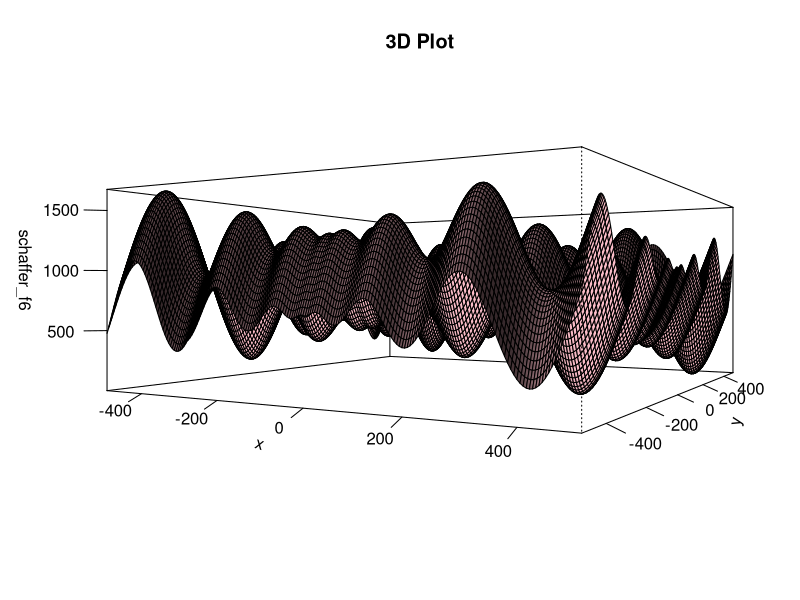

Reproduce this figure in R.
rm(list=ls())

schaffer_f6 <- function(x, y) {
	r <- x**2 + y**2
	a <- sin(sqrt(r))
	b <- 1.0 + 0.001 * r
	return( 0.5 + ( a**2- 0.5 ) / ( b**2 ) )
}

schwefel <- Vectorize(function(x, y) {
	s <- 0.0
	for(xi in c(x,y)) {
		if(xi > 500 || xi < -500) {
			s <- s + 0.02 * xi * xi
		}
		else {
			s <- s + -xi * sin(sqrt(abs(xi)))
		}
	}
	return( 418.9829 * 2 + s )
})

x <- seq(-500, 500, 5)
y <- seq(-500, 500, 5)

z <- outer(x, y, schwefel)

persp(x, y, z, 
	xlab='x', ylab='y', 
	zlab='schaffer_f6', 
	main='3D Plot', col='pink', 
	shade=.4,
	theta = 30, phi = 0, ticktype='detailed',
	scale=TRUE,
	expand=0.4)
